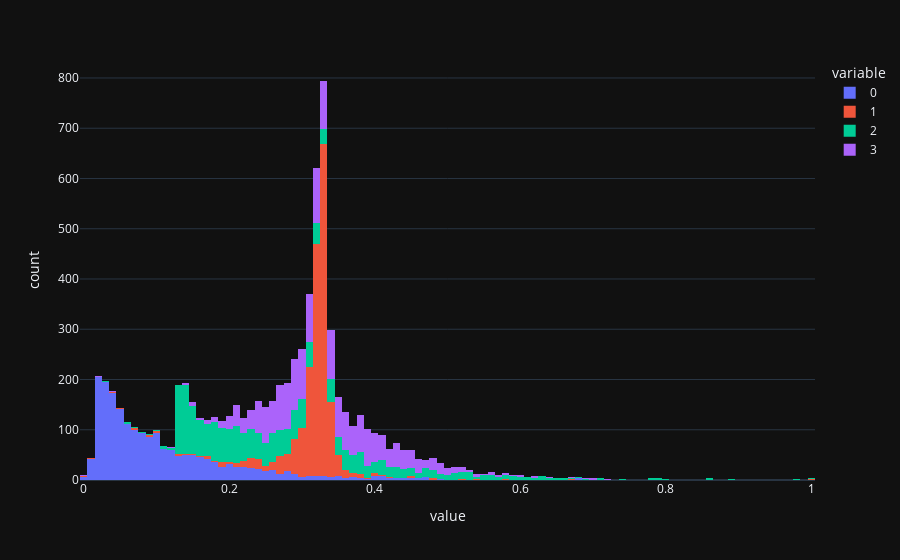

Notebook cell for this chart:
### Code cell
px.histogram(scaled_train_data)

### Figure 1 — Plotly figure (JSON) as saved in the notebook; plotly's stock layout.template omitted (floating-point values rounded to 4 significant figures; data arrays with more than 128 entries replaced by an {"elided": "..."} marker saying what was removed)
{"data": [{"alignmentgroup": "True", "bingroup": "x", "hovertemplate": "variable=0<br>value=%{x}<br>count=%{y}<extra></extra>", "legendgroup": "0", "marker": {"color": "#636efa", "pattern": {"shape": ""}}, "name": "0", "offsetgroup": "0", "orientation": "v", "showlegend": true, "x": {"elided": "1976 float values"}, "xaxis": "x", "yaxis": "y", "type": "histogram"}, {"alignmentgroup": "True", "bingroup": "x", "hovertemplate": "variable=1<br>value=%{x}<br>count=%{y}<extra></extra>", "legendgroup": "1", "marker": {"color": "#EF553B", "pattern": {"shape": ""}}, "name": "1", "offsetgroup": "1", "orientation": "v", "showlegend": true, "x": {"elided": "1976 float values"}, "xaxis": "x", "yaxis": "y", "type": "histogram"}, {"alignmentgroup": "True", "bingroup": "x", "hovertemplate": "variable=2<br>value=%{x}<br>count=%{y}<extra></extra>", "legendgroup": "2", "marker": {"color": "#00cc96", "pattern": {"shape": ""}}, "name": "2", "offsetgroup": "2", "orientation": "v", "showlegend": true, "x": {"elided": "1976 float values"}, "xaxis": "x", "yaxis": "y", "type": "histogram"}, {"alignmentgroup": "True", "bingroup": "x", "hovertemplate": "variable=3<br>value=%{x}<br>count=%{y}<extra></extra>", "legendgroup": "3", "marker": {"color": "#ab63fa", "pattern": {"shape": ""}}, "name": "3", "offsetgroup": "3", "orientation": "v", "showlegend": true, "x": {"elided": "1976 float values"}, "xaxis": "x", "yaxis": "y", "type": "histogram"}], "layout": {"xaxis": {"anchor": "y", "domain": [0.0, 1.0], "title": {"text": "value"}}, "yaxis": {"anchor": "x", "domain": [0.0, 1.0], "title": {"text": "count"}}, "legend": {"title": {"text": "variable"}, "tracegroupgap": 0}, "margin": {"t": 60}, "barmode": "relative"}}
